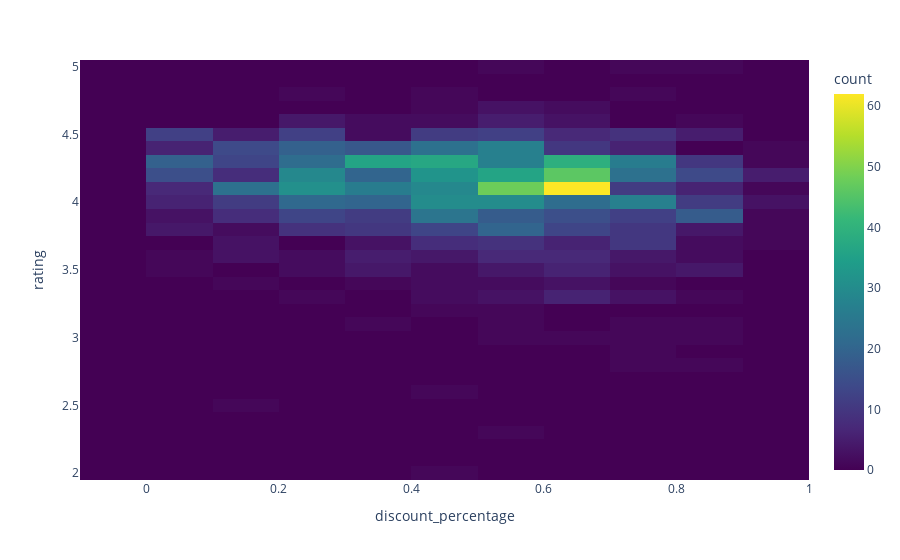

The cell this chart's notebook holds for it:
### Code cell
fig = px.density_heatmap(df, x = 'discount_percentage', y = 'rating', color_continuous_scale="Viridis")
fig.show()

### Figure 1 — Plotly figure (JSON) as saved in the notebook; plotly's stock layout.template omitted (floating-point values rounded to 4 significant figures; data arrays with more than 128 entries replaced by an {"elided": "..."} marker saying what was removed)
{"data": [{"coloraxis": "coloraxis", "hovertemplate": "discount_percentage=%{x}<br>rating=%{y}<br>count=%{z}<extra></extra>", "name": "", "type": "histogram2d", "x": {"elided": "1465 float values"}, "xaxis": "x", "xbingroup": "x", "y": {"elided": "1465 float values"}, "yaxis": "y", "ybingroup": "y"}], "layout": {"coloraxis": {"colorbar": {"title": {"text": "count"}}, "colorscale": [[0, "#440154"], [0.1111, "#482878"], [0.2222, "#3e4989"], [0.3333, "#31688e"], [0.4444, "#26828e"], [0.5556, "#1f9e89"], [0.6667, "#35b779"], [0.7778, "#6ece58"], [0.8889, "#b5de2b"], [1, "#fde725"]]}, "legend": {"tracegroupgap": 0}, "margin": {"t": 60}, "xaxis": {"anchor": "y", "domain": [0, 1], "title": {"text": "discount_percentage"}}, "yaxis": {"anchor": "x", "domain": [0, 1], "title": {"text": "rating"}}}}
